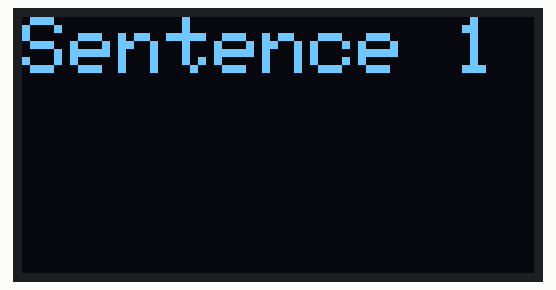
Bench run of a sketch on a simulated Arduino Uno, built with avr-gcc and run on an emulated ATmega328P. Parts: 128×64 one-colour display.

Above: at 0.1 s.
At 0.7 s:
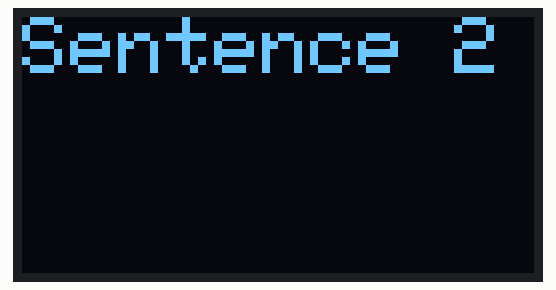
At 1.2 s:
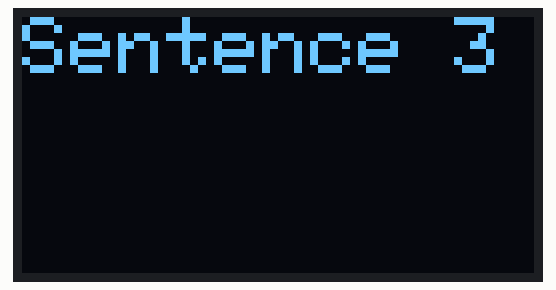
At 1.7 s:
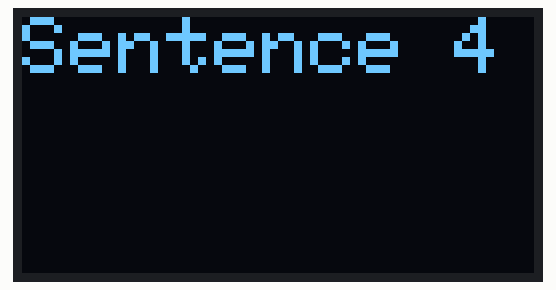

Measured:
- by itself, everything shown: repeats every 2.1 s, in 4 steps
- what the display in image 0 shows lasts 0.5 s, from 0.1 s to 0.6 s

The sketch:

oled_Display.ino
```cpp
/*#include <Wire.h>
#include <Adafruit_GFX.h>
#include <Adafruit_SSD1306.h>

#define OLED_RESET 4
Adafruit_SSD1306 display(OLED_RESET);

void setup() {
  Wire.begin();

  display.begin(SSD1306_SWITCHCAPVCC, 0x3C);
  display.clearDisplay();
  display.setTextColor(WHITE);
  display.setTextSize(1);
  display.setCursor(0, 2);
  display.print("Hello, DroneBot!");
  display.display();
}

void loop() {
  // Your loop code here (if needed)
  delay(1000); // Add a delay if necessary
}


#include <Wire.h>
#include <Adafruit_GFX.h>
#include <Adafruit_SSD1306.h>

#define OLED_RESET 4
Adafruit_SSD1306 display(OLED_RESET);

void setup() {
  Wire.begin();

  display.begin(SSD1306_SWITCHCAPVCC, 0x3C);
  display.clearDisplay();
  display.setTextColor(WHITE);
  display.setTextSize(2);
  display.setCursor(0, 0);
  display.print("Hello, DroneBot!");
  display.display();
}

void loop() {
  display.clearDisplay();

  // Display sentence 1
  display.setCursor(0, 0);
  display.print("Sentence 1");

  // Display sentence 2
  display.setCursor(0, 10);
  display.print("Sentence 2");

  // Display sentence 3
  display.setCursor(0, 20);
  display.print("Sentence 3");

  // Display sentence 4
  display.setCursor(0, 30);
  display.print("Sentence 4");

  display.display();

  delay(2000); // Add a delay to control refresh rate
}*/


#include <Wire.h>
#include <Adafruit_GFX.h>
#include <Adafruit_SSD1306.h>

#define OLED_RESET 4
Adafruit_SSD1306 display(OLED_RESET);

const char sentences[][20] = {"Sentence 1", "Sentence 2", "Sentence 3", "Sentence 4"};
const int sentenceCount = 4;
const int fontSize = 2;
const int scrollDelay = 500; // Adjust scrolling speed

void setup() {
  Wire.begin();

  display.begin(SSD1306_SWITCHCAPVCC, 0x3C);
  display.clearDisplay();
  display.setTextColor(WHITE);
  display.setTextSize(fontSize);
  display.setCursor(0, 0);
  display.print("Hello, DroneBot!");
  display.display();
}

void loop() {
  for (int i = 0; i < sentenceCount; ++i) {
    display.clearDisplay();
    display.setCursor(0, 0);
    display.print(sentences[i]);
    display.display();
    delay(scrollDelay);
  }
}
```
